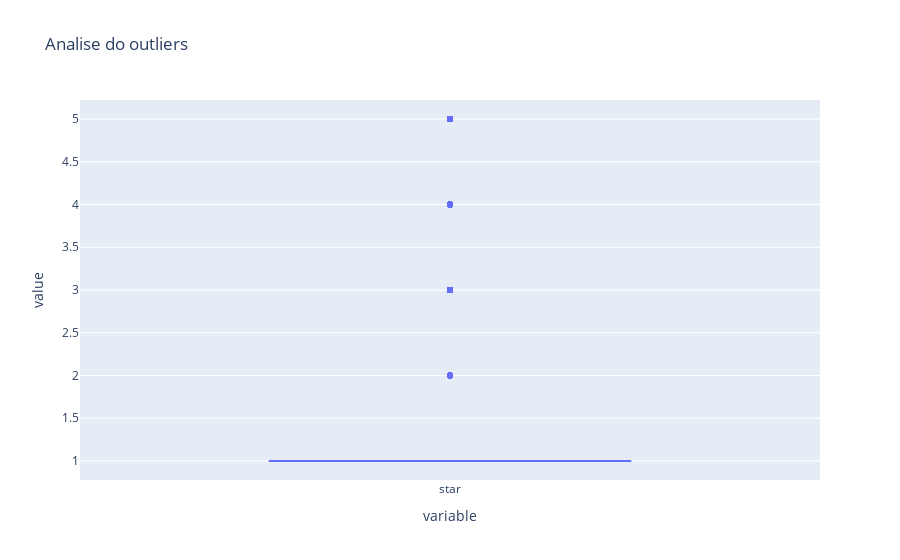
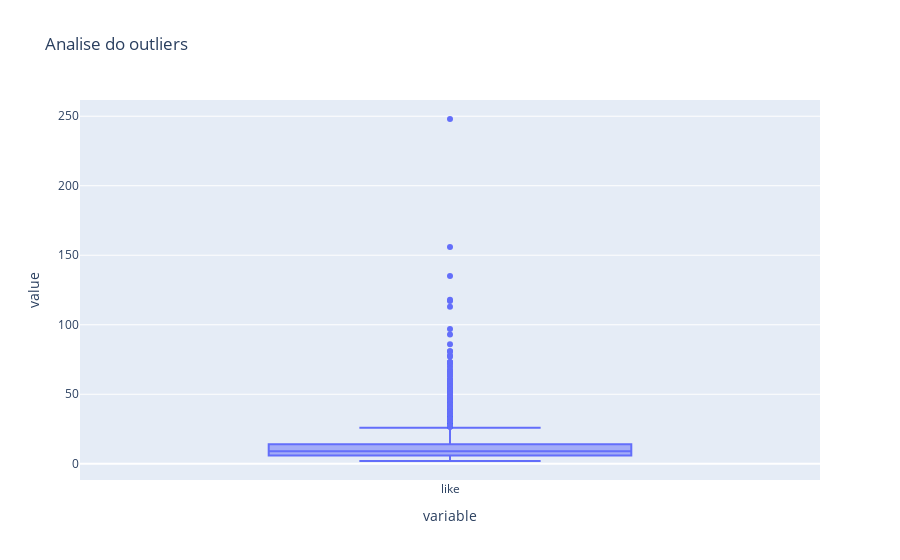

Notebook cell for these charts, in order:
### Code cell
for coluna1 in df.columns:
    if df[coluna1].dtypes == 'int64' or df[coluna1].dtypes == 'float64':  
        grafico(df[coluna1],'box','Analise do outliers')

### Figure 1 — Plotly figure (JSON) as saved in the notebook; plotly's stock layout.template omitted (floating-point values rounded to 4 significant figures; data arrays with more than 128 entries replaced by an {"elided": "..."} marker saying what was removed)
{"data": [{"alignmentgroup": "True", "hovertemplate": "variable=%{x}<br>value=%{y}<extra></extra>", "legendgroup": "", "marker": {"color": "#636efa"}, "name": "", "notched": false, "offsetgroup": "", "orientation": "v", "showlegend": false, "type": "box", "x": {"elided": "19271 str values"}, "x0": " ", "xaxis": "x", "y": {"elided": "19271 int values"}, "y0": " ", "yaxis": "y"}], "layout": {"boxmode": "group", "legend": {"tracegroupgap": 0}, "title": {"text": "Analise do outliers"}, "xaxis": {"anchor": "y", "domain": [0, 1], "title": {"text": "variable"}}, "yaxis": {"anchor": "x", "domain": [0, 1], "title": {"text": "value"}}}}

### Figure 2 — Plotly figure (JSON) as saved in the notebook; plotly's stock layout.template omitted (floating-point values rounded to 4 significant figures; data arrays with more than 128 entries replaced by an {"elided": "..."} marker saying what was removed)
{"data": [{"alignmentgroup": "True", "hovertemplate": "variable=%{x}<br>value=%{y}<extra></extra>", "legendgroup": "", "marker": {"color": "#636efa"}, "name": "", "notched": false, "offsetgroup": "", "orientation": "v", "showlegend": false, "type": "box", "x": {"elided": "19271 str values"}, "x0": " ", "xaxis": "x", "y": {"elided": "19271 int values"}, "y0": " ", "yaxis": "y"}], "layout": {"boxmode": "group", "legend": {"tracegroupgap": 0}, "title": {"text": "Analise do outliers"}, "xaxis": {"anchor": "y", "domain": [0, 1], "title": {"text": "variable"}}, "yaxis": {"anchor": "x", "domain": [0, 1], "title": {"text": "value"}}}}
